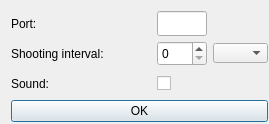
<?xml version="1.0" encoding="UTF-8"?>
<ui version="4.0">
 <class>settings</class>
 <widget class="QDialog" name="settings">
  <property name="geometry">
   <rect>
    <x>0</x>
    <y>0</y>
    <width>269</width>
    <height>124</height>
   </rect>
  </property>
  <property name="windowTitle">
   <string>Dialog</string>
  </property>
  <widget class="QWidget" name="layoutWidget">
   <property name="geometry">
    <rect>
     <x>11</x>
     <y>11</y>
     <width>257</width>
     <height>111</height>
    </rect>
   </property>
   <layout class="QVBoxLayout" name="verticalLayout">
    <item>
     <layout class="QHBoxLayout" name="horizontalLayout">
      <item>
       <widget class="QLabel" name="label">
        <property name="minimumSize">
         <size>
          <width>140</width>
          <height>25</height>
         </size>
        </property>
        <property name="maximumSize">
         <size>
          <width>140</width>
          <height>25</height>
         </size>
        </property>
        <property name="text">
         <string>Port:</string>
        </property>
       </widget>
      </item>
      <item>
       <widget class="QLineEdit" name="portLine">
        <property name="minimumSize">
         <size>
          <width>50</width>
          <height>25</height>
         </size>
        </property>
        <property name="maximumSize">
         <size>
          <width>50</width>
          <height>25</height>
         </size>
        </property>
       </widget>
      </item>
      <item>
       <widget class="QLabel" name="label_4">
        <property name="minimumSize">
         <size>
          <width>55</width>
          <height>20</height>
         </size>
        </property>
        <property name="maximumSize">
         <size>
          <width>55</width>
          <height>20</height>
         </size>
        </property>
        <property name="text">
         <string/>
        </property>
       </widget>
      </item>
     </layout>
    </item>
    <item>
     <layout class="QHBoxLayout" name="horizontalLayout_2">
      <item>
       <widget class="QLabel" name="label_2">
        <property name="minimumSize">
         <size>
          <width>140</width>
          <height>25</height>
         </size>
        </property>
        <property name="maximumSize">
         <size>
          <width>140</width>
          <height>25</height>
         </size>
        </property>
        <property name="text">
         <string>Shooting interval:</string>
        </property>
       </widget>
      </item>
      <item>
       <widget class="QSpinBox" name="intervalLine">
        <property name="minimumSize">
         <size>
          <width>50</width>
          <height>25</height>
         </size>
        </property>
        <property name="maximumSize">
         <size>
          <width>50</width>
          <height>25</height>
         </size>
        </property>
       </widget>
      </item>
      <item>
       <widget class="QComboBox" name="comboBox">
        <property name="minimumSize">
         <size>
          <width>55</width>
          <height>20</height>
         </size>
        </property>
        <property name="maximumSize">
         <size>
          <width>55</width>
          <height>20</height>
         </size>
        </property>
       </widget>
      </item>
     </layout>
    </item>
    <item>
     <layout class="QHBoxLayout" name="horizontalLayout_3">
      <item>
       <widget class="QLabel" name="label_3">
        <property name="minimumSize">
         <size>
          <width>140</width>
          <height>25</height>
         </size>
        </property>
        <property name="maximumSize">
         <size>
          <width>140</width>
          <height>25</height>
         </size>
        </property>
        <property name="text">
         <string>Sound:</string>
        </property>
       </widget>
      </item>
      <item>
       <widget class="QCheckBox" name="checkSound">
        <property name="minimumSize">
         <size>
          <width>50</width>
          <height>25</height>
         </size>
        </property>
        <property name="text">
         <string/>
        </property>
       </widget>
      </item>
      <item>
       <widget class="QLabel" name="label_5">
        <property name="minimumSize">
         <size>
          <width>55</width>
          <height>20</height>
         </size>
        </property>
        <property name="maximumSize">
         <size>
          <width>55</width>
          <height>20</height>
         </size>
        </property>
        <property name="text">
         <string/>
        </property>
       </widget>
      </item>
     </layout>
    </item>
    <item>
     <widget class="QPushButton" name="pushButton">
      <property name="text">
       <string>OK</string>
      </property>
     </widget>
    </item>
   </layout>
  </widget>
 </widget>
 <resources/>
 <connections/>
</ui>
